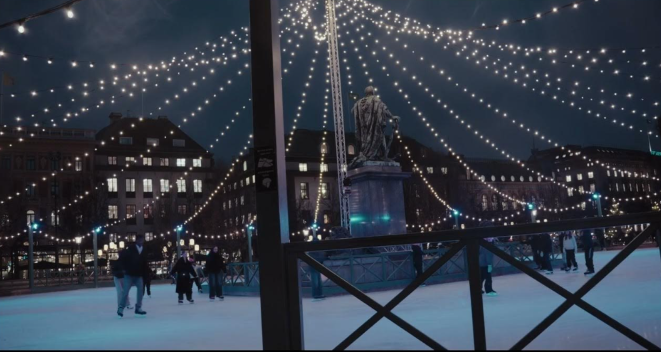
#> input picture data/test/images/image.png, 661 x 352 px
$ python test_script_image.py
#> lines starting #> are read from the running program, lines starting #| are printed output that depends on the picture
### pipeline/image_pipeline.py
import cv2
import os
import yaml
import time
from models.enhancement import LowLightEnhancer
from models.super_resolution import SuperResolutionModel
from models.detection import PersonDetector
from models.crowd_counting import CrowdCounter

BASE_DIR = os.path.dirname(os.path.dirname(os.path.abspath(__file__)))

class ImagePipeline:
    def __init__(self, config_path="config.yaml"):
        if not os.path.isabs(config_path) and not os.path.exists(config_path):
            config_path = os.path.join(BASE_DIR, config_path)

        with open(config_path, 'r') as f:
            self.config = yaml.safe_load(f)

        self._enhancer = None
        self._sr = None
        self._detector = None
        self._counter = None

    @property
    def enhancer(self):
        if self._enhancer is None and self.config.get('enhancement', {}).get('enabled', False):
            self._enhancer = LowLightEnhancer(method=self.config['enhancement']['method'])
        return self._enhancer

    @property
    def sr(self):
        if self._sr is None and self.config.get('super_resolution', {}).get('enabled', False):
            sr_model_path = self.config['super_resolution']['model_path']
            if not os.path.isabs(sr_model_path) and not os.path.exists(sr_model_path):
                sr_model_path = os.path.join(BASE_DIR, sr_model_path)
            self._sr = SuperResolutionModel(
                model_path=sr_model_path,
                model_name=self.config['super_resolution']['model_name'],
                scale=self.config['super_resolution'].get('scale', 2),
                method=self.config['super_resolution'].get('method', 'fast')
            )
        return self._sr

    @property
    def detector(self):
        if self._detector is None and self.config.get('detection', {}).get('enabled', False):
            det_model_path = self.config['detection']['model']
            if not os.path.isabs(det_model_path) and not os.path.exists(det_model_path):
                det_model_path = os.path.join(BASE_DIR, det_model_path)
            self._detector = PersonDetector(
                model_name=det_model_path,
                conf_thresh=self.config['runtime']['confidence_threshold']
            )
        return self._detector

    # [5 lines left out: function counter, not called in this run]

    def run(self, image_path):
#> called with image_path = 'data/test/images/image.png'
        image = cv2.imread(image_path)
#> image is the input picture: shape (352, 661, 3); mean B, G, R 73.6, 61.5, 53.7
        if image is None:
            raise ValueError(f"Could not read image at {image_path}")

        results = {}
        processed_image = image.copy()

        start_time = time.time()

        # Enhancement (only runs if enabled)
        if self.config.get('enhancement', {}).get('enabled', False) and self.enhancer:
            processed_image = self.enhancer.enhance(processed_image)
            results['enhanced'] = processed_image.copy()

        # Super Resolution (only runs if enabled)
        if self.config.get('super_resolution', {}).get('enabled', False) and self.sr:
            processed_image = self.sr.upscale(processed_image)
            results['super_resolved'] = processed_image.copy()

        # Detection (only runs if enabled)
        if self.config.get('detection', {}).get('enabled', False) and self.detector:
            # Sync runtime confidence threshold dynamically
            self.detector.conf_thresh = self.config.get('runtime', {}).get('confidence_threshold', 0.20)
            det_results = self.detector.detect(processed_image)
            results['detected'] = det_results.plot()

            num_people = len(det_results.boxes)
            results['num_detected'] = num_people

            # Crowd counting (only runs if enabled)
            if self.config.get('crowd_counting', {}).get('enabled', False) and self.counter:
                count, density = self.counter.estimate_from_detections(num_people)
                results['crowd_count'] = count
                results['crowd_density'] = density

        results['processing_time'] = time.time() - start_time
        results['final_image'] = results.get('detected', processed_image)

        return results

### models/enhancement.py
import cv2
import numpy as np

class LowLightEnhancer:
    def __init__(self, method="clahe"):
        self.method = method
        if self.method == "clahe":
            self.clahe = cv2.createCLAHE(clipLimit=2.0, tileGridSize=(8, 8))

    def enhance(self, image):
        if self.method == "clahe":
            # Convert to LAB color space
            lab = cv2.cvtColor(image, cv2.COLOR_BGR2LAB)
#> lab: shape (352, 661, 3); mean of channels 0, 1, 2 63.8, 128.5, 119.8
            l, a, b = cv2.split(lab)
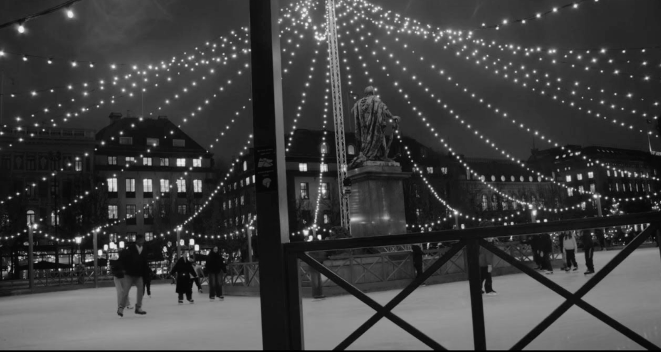
#> l: shape (352, 661); min 0, max 244, mean 63.8
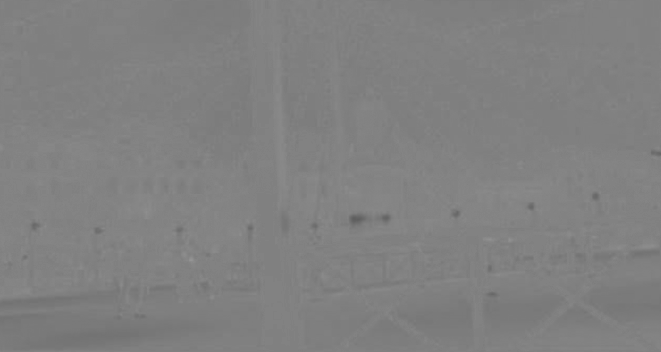
#> a: shape (352, 661); min 95, max 149, mean 128.5

            # Apply CLAHE to L-channel
            cl = self.clahe.apply(l)
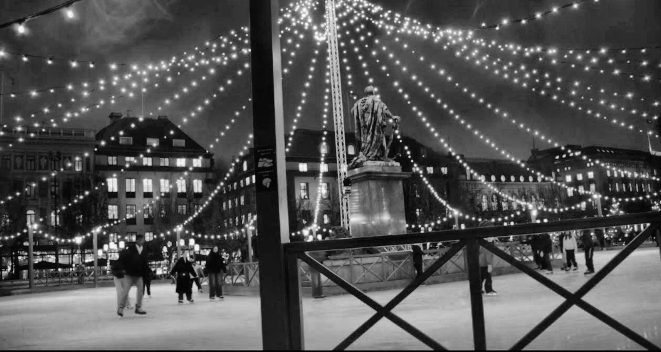
#> cl: shape (352, 661); min 3, max 251, mean 84.2

            # Merge channels
            limg = cv2.merge((cl, a, b))
#> limg: shape (352, 661, 3); mean of channels 0, 1, 2 84.2, 128.5, 119.8

            # Convert back to BGR
            enhanced = cv2.cvtColor(limg, cv2.COLOR_LAB2BGR)
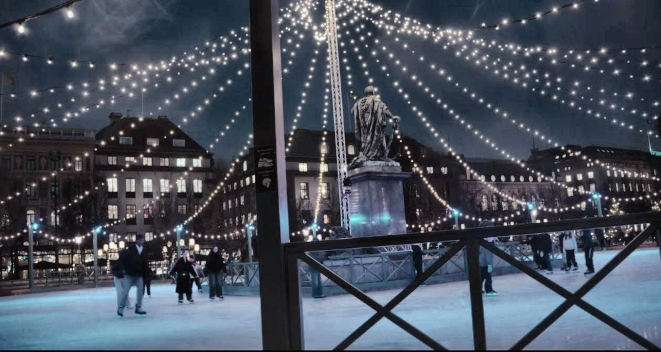
#> enhanced: shape (352, 661, 3); mean B, G, R 93.1, 80.5, 72.8
            # Edge-preserving smoothing to suppress low-light sensor grain
            enhanced = cv2.bilateralFilter(enhanced, d=5, sigmaColor=35, sigmaSpace=35)
            return enhanced
        else:
            # Fallback identity
            return image

### models/super_resolution.py
import cv2
import os

BASE_DIR = os.path.dirname(os.path.dirname(os.path.abspath(__file__)))

class SuperResolutionModel:
    def __init__(self, model_path="models/weights/EDSR_x4.pb", model_name="edsr", scale=2, method="fast"):
        self.model_path = model_path
        self.model_name = model_name
        self.scale = scale
        self.method = method # 'fast' (real-time ~10ms) or 'edsr' (deep DNN)
        self.sr = None
        self.loaded = False

    # [15 lines left out: function _load_edsr, not called in this run]

    def upscale(self, image):
        if image is None or image.size == 0:
            return image

        # 1. Fast Super-Resolution (Default: Bicubic + Edge-Preserving Unsharp Mask) ~10ms
        if self.method == "fast":
            h, w = image.shape[:2]
#> h = 352; w = 661
            target_scale = max(1, min(self.scale, 4))
            upscaled = cv2.resize(image, (w * target_scale, h * target_scale), interpolation=cv2.INTER_CUBIC)
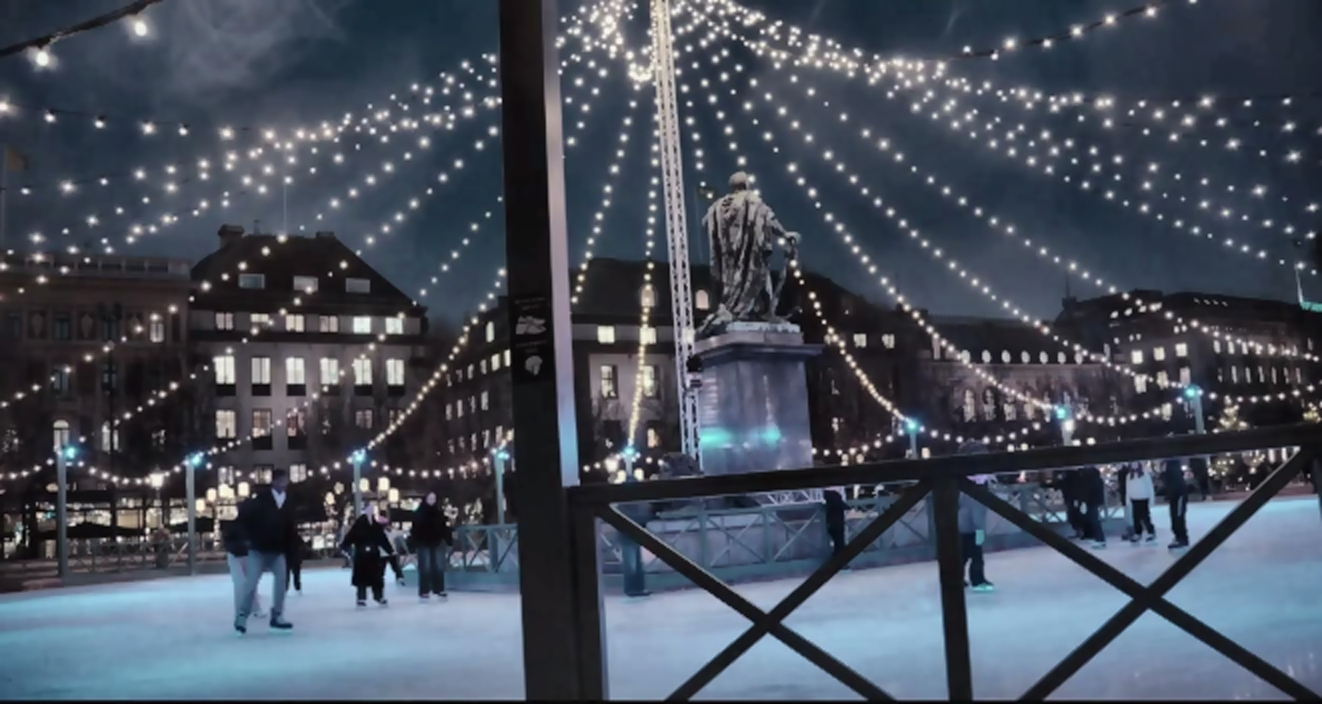
#> upscaled: shape (1408, 2644, 3) (shown at 1/2 size); mean B, G, R 93, 80.4, 72.7
            # Unsharp mask to enhance high-frequency edge details
            gaussian = cv2.GaussianBlur(upscaled, (0, 0), sigmaX=1.5)
            sharpened = cv2.addWeighted(upscaled, 1.4, gaussian, -0.4, 0)
            return sharpened

        # 2. Deep EDSR Super-Resolution (CPU intensive, only if explicitly requested)
        self._load_edsr()
        if not self.loaded or self.sr is None:
            return image

        import numpy as np
        image = np.ascontiguousarray(image)
        h, w = image.shape[:2]
        max_dim = 360 # Bound input to prevent multi-minute freezes on CPU
        if max(h, w) > max_dim:
            scale = max_dim / float(max(h, w))
            image = cv2.resize(image, (int(w * scale), int(h * scale)), interpolation=cv2.INTER_AREA)

        try:
            return self.sr.upsample(image)
        except Exception as e:
            print(f"Super resolution failed: {e}")
            return image

### models/detection.py
import os
from ultralytics import YOLO

BASE_DIR = os.path.dirname(os.path.dirname(os.path.abspath(__file__)))

class PersonDetector:
    def __init__(self, model_name="yolov8n.pt", conf_thresh=0.20, iou_thresh=0.60):
        if not os.path.isabs(model_name) and not os.path.exists(model_name):
            cand = os.path.join(BASE_DIR, model_name)
            if os.path.exists(cand):
                model_name = cand
        self.model = YOLO(model_name)
        self.conf_thresh = conf_thresh
        self.iou_thresh = iou_thresh

    # [10 lines left out: function detect, not called in this run]

### test_script_image.py
import os
import sys
from pipeline.image_pipeline import ImagePipeline

def main():
    pipeline = ImagePipeline()
    image_path = os.path.join("data", "test", "images", "image.png")
    if not os.path.exists(image_path):
        print(f"File not found: {image_path}")
        return

    print(f"Running pipeline on {image_path}...")
    results = pipeline.run(image_path)
    print(f"Processing time: {results.get('processing_time', 'N/A'):.2f} seconds")
    print(f"People Detected: {results.get('num_detected', 'N/A')}")
    print(f"Estimated Crowd: {results.get('crowd_count', 'N/A')}")
    print(f"Crowd Density: {results.get('crowd_density', 'N/A')}")

if __name__ == '__main__':
    main()
#> (the call stopped at in __init__, `self.model = YOLO(model_name)`: ultralytics is not available in this run)
